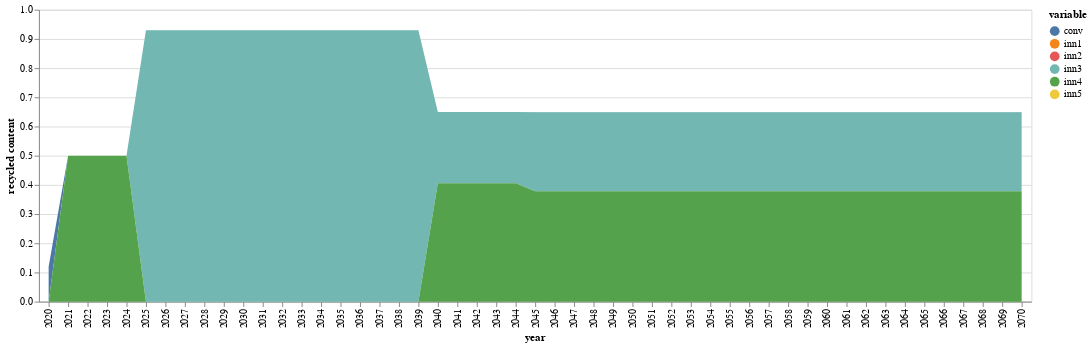

Notebook code cell kept with this figure:
### Code cell
function conventional(t)
    return initial[1,5]*(1-sum(JuMP.values.(xk)[k,t] for k in 1:nrow(compromise)))
end

function innovation(i,t)
    if i==1
        return sum(JuMP.values.(xk)[k,t]*(compromise[k,5])+JuMP.values.(xk)[k,t]*(compromise[k,6]) for k=1:mapki[i,2])
    else
        return sum(JuMP.values.(xk)[k,t]*(compromise[k,5])+JuMP.values.(xk)[k,t]*(compromise[k,6]) for k=mapki[i-1,2]:mapki[i,2] )
    end
end

conv=zeros(51)

conv[1]=initial[1,5]
inn_co2=zeros(5,51)

for inn in 1:5
    inn_co2[inn,1]=0
end

j=0
for i in 2:51
    if 0 ≤ i ≤ 5
        j=1
    elseif 6 ≤ i ≤ 10
        j=2
    elseif 6 ≤ i ≤ 10
        j=3
    elseif 11 ≤ i ≤ 15
        j=4
    elseif 16 ≤ i ≤ 20
        j=5
    elseif 21 ≤ i ≤ 25
        j=6
    else
        j=7
    end
        
    conv[i]=conventional(j)
    for inn in 1:5
        inn_co2[inn,i]=innovation(inn,j)
    end
end

sNames = ["conv","inn1","inn2","inn3","inn4","inn5"]
xLabels = []
for i in 2020:2070
    push!(xLabels,string(i))
end

df = DataFrame(year=xLabels, conv=conv, inn1=inn_co2[1,:],inn2=inn_co2[2,:],inn3=inn_co2[3,:],inn4=inn_co2[4,:],inn5=inn_co2[5,:])

df |> stack |> @vlplot(:area, x=:year, y={:value, stack=:zero, title="recycled content"}, color="variable:n",ylab="circularity")

### Figure 1 — Vega-Lite specification as saved in the notebook (floating-point values rounded to 4 significant figures; data arrays with more than 128 entries replaced by an {"elided": "..."} marker saying what was removed)
{"data": {"values": {"elided": "306 records"}}, "encoding": {"color": {"field": "variable", "type": "nominal"}, "x": {"field": "year"}, "y": {"field": "value", "stack": "zero", "title": "recycled content", "type": "quantitative"}}, "mark": "area", "ylab": "circularity"}
